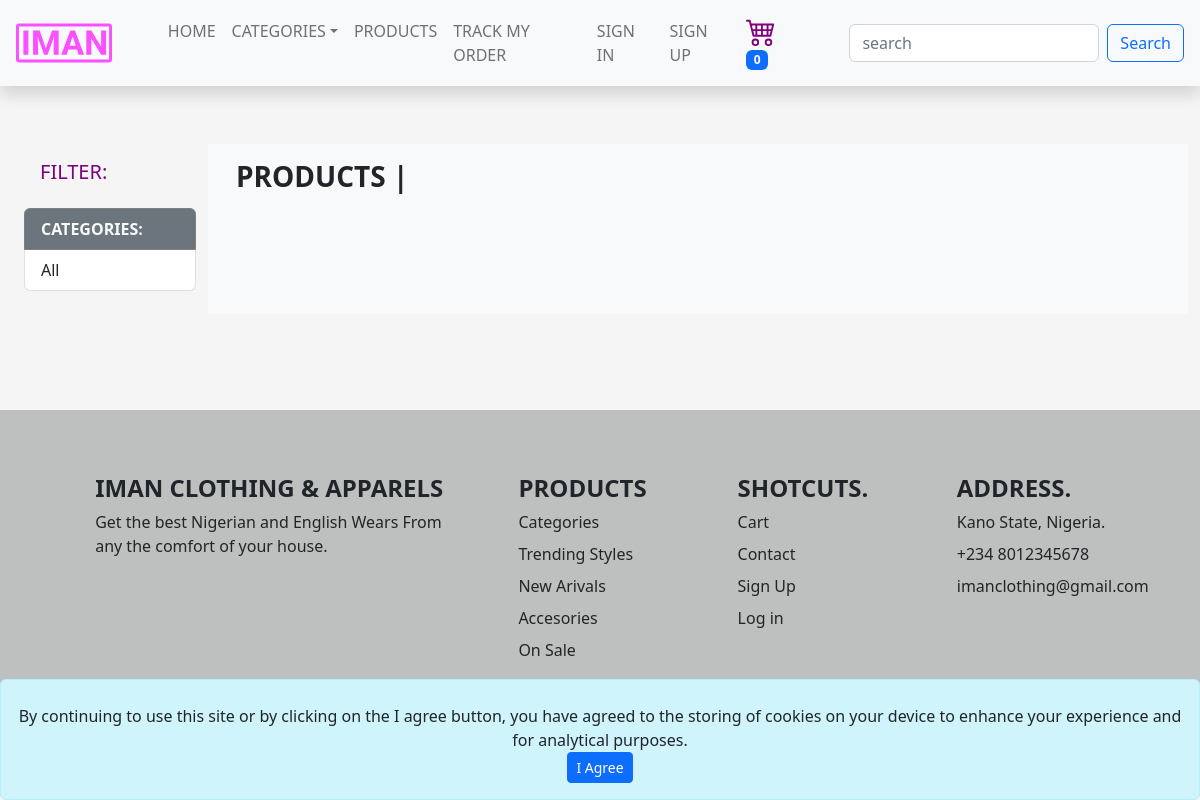
Before: /products/ with the older database file.
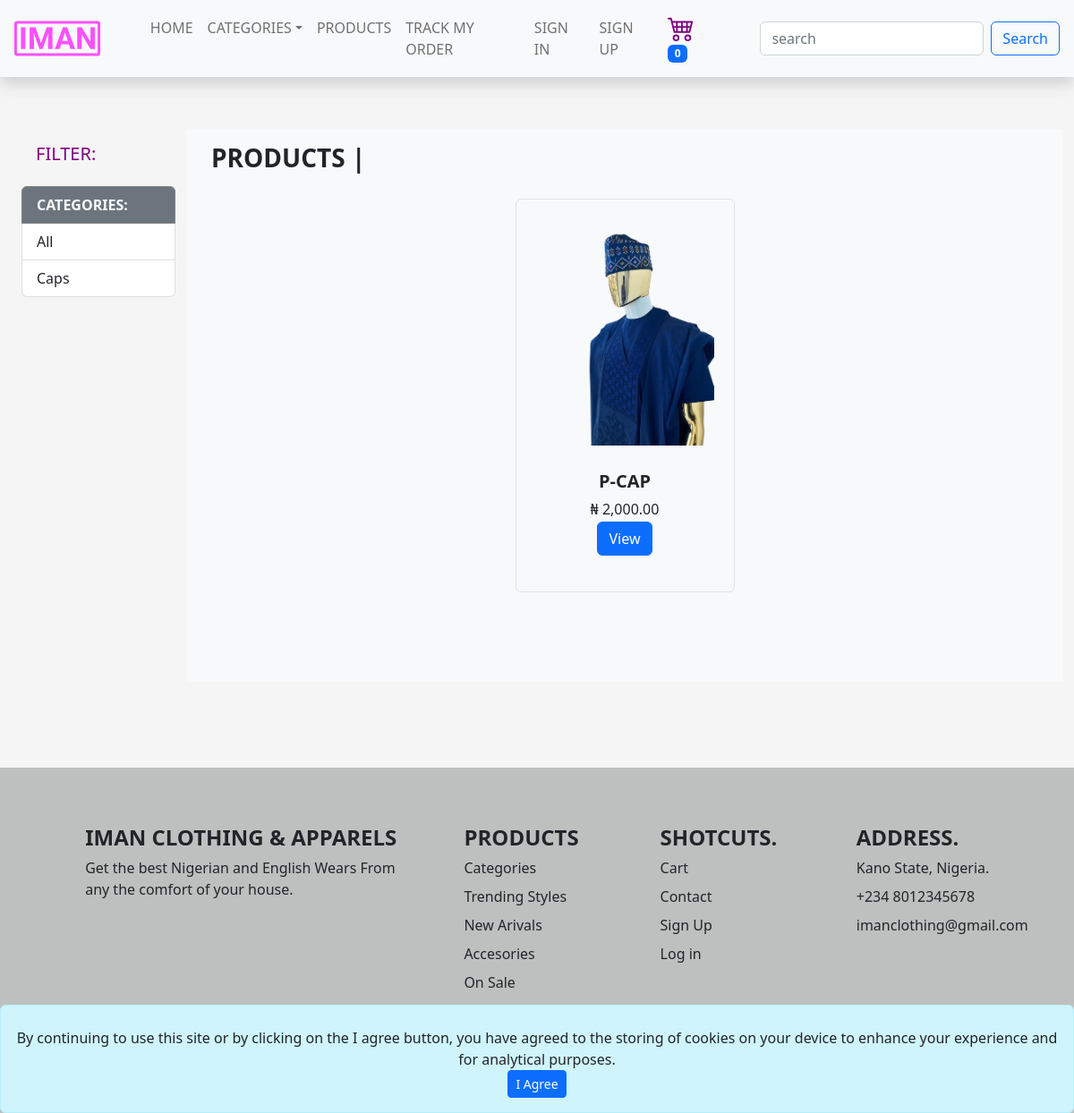
After: the same page with the newer database file.
### products/models.py (models this page shows, shortened)
class Category(models.Model):
    name = models.CharField(max_length=200, unique=True)
    image = models.ImageField(upload_to="categories", blank=True)
    added_at = models.DateTimeField(auto_now_add=True)
    added_by = models.ForeignKey(
        "user.User",
        on_delete=models.DO_NOTHING,
        limit_choices_to={"staff": True},
        related_name="categories_added",
    )
    slug = models.CharField(max_length=200, blank=True, default="")
    class Meta:
        verbose_name_plural = "categories"

class Product(models.Model):
    GENDER_CHOICES = [("M", "Male"), ("F", "Female"), ("U", "Unisex")]
    name = models.CharField(max_length=200)
    gender = models.CharField(max_length=1, choices=GENDER_CHOICES)
    category = models.ForeignKey(
        Category, on_delete=models.CASCADE, null=True, related_name="products"
    )
    sub_category = models.ForeignKey(
        SubCategory, on_delete=models.SET_NULL, null=True, related_name="products"
    )
    delivery_days = models.PositiveIntegerField()
    description = models.TextField()
    on_sale = models.BooleanField(default=False)
    store = models.ForeignKey(
        Store, on_delete=models.SET_NULL, null=True, related_name="products"
    )
    is_active = models.BooleanField(default=True)
    added_at = models.DateTimeField(auto_now_add=True)
    added_by = models.ForeignKey(
        "user.User",
        on_delete=models.DO_NOTHING,
        limit_choices_to={"staff": True},
        related_name="products_added",
    )
    slug = models.CharField(max_length=200, blank=True, default="")

class ProductImage(models.Model):
    product = models.ForeignKey(
        Product, on_delete=models.CASCADE, related_name="product_images"
    )
    image = models.ImageField(upload_to="product_images/")

class ProductVariant(models.Model):
    product = models.ForeignKey(
        Product, on_delete=models.CASCADE, related_name="product_variants"
    )
    size = models.ForeignKey(
        Size, on_delete=models.SET_NULL, null=True, related_name="product_variants"
    )
    color = models.ForeignKey(
        Color, on_delete=models.SET_NULL, null=True, related_name="product_variants"
    )
    price = models.DecimalField(max_digits=10, decimal_places=2)
    available_quantity = models.PositiveIntegerField()
    image = models.ImageField(upload_to="product_images/")
    active = models.BooleanField(default=True)

### products/views.py (the view)
# urls.py: path('products/', include('products.urls')),
def products(request):
    products = Product.objects.all()
    categories = Category.objects.all()
    return render(
        request,
        template_name="products/products.html",
        context={"products": products, "categories": categories},
    )

### base/cart_count_context.py (called while the page is built)
def get_cart_count(request):
    return {
        "cart_count": request.user.cart.count() if request.user.is_authenticated else Cart.objects.filter(
            device=request.COOKIES.get('device')).count() or '0'
    }

### base/categories_context.py (called while the page is built)
def get_categories(request):
    return {
        "menu_categories": Category.objects.all()
    }

### products/templates/products/products.html (shortened to what this page needs)
{% extends 'base/base.html' %} {% load static %}  {% block content %}
<section class="mt-4 px-2 px-md-4 px-lg-4">
  <div class="row my-5 py-5">
    <div class="col-sm-12 mb-2 col-md-4 col-lg-2">
      <h5 class="text-uppercase p-3" style="color: purple;">
        Filter:
      </h5>
      <ul class="list-group">
        <li class="list-group-item text-uppercase bg-secondary text-light fw-bold" style="border-color: grey;">
          Categories:
        </li>
        <li class="list-group-item">
          <a class="text-decoration-none text-dark" href="{%url 'products' %}">All</a>
        </li>
        {% for category in categories %}
        <li class="list-group-item">
          <a class="text-decoration-none text-dark"
            href="{%url 'filter_category' slug=category.slug %}">{{category.name|default:"All"}}</a>
        </li>
        {% endfor %}
      </ul>
    </div>
    <div class="col-sm-12 col-md-8 col-lg-10 bg-light">
      <div class="row">
        <div class="col-12">
          <h3 style="font-weight: 700;" class="p-3 text-uppercase">
            Products |
          </h3>
        </div>
      </div>
      <div class="row text-center justify-content-center  mb-5 pb-5">
        {% for product in products %}
        {% include 'products/product_card.html' with product=product %}
        {% endfor %}
      </div>
    </div>
  </div>
</section>
{% endblock %}

### base/templates/base/base.html (shortened to what this page needs)
{% load static %}
<!DOCTYPE html>
<html lang="en">
<head>
  <link rel="stylesheet" href="https://cdn.jsdelivr.net/npm/bootstrap@5.2.0/dist/css/bootstrap.min.css"
 />
  <link rel="stylesheet" href="{% static 'user/styles.css' %}">
</head>
<body>
  <header>
    <nav class="navbar navbar-expand-lg fixed-top px-3 bg-light shadow text-dark">
      <a class="navbar-brand me-5" href="/">
        <img src="{% static 'base/images/name.svg' %}" alt="IMAN" height="40px">
      </a>
      <div class="collapse navbar-collapse" id="navbarCollapse">
        <ul class="navbar-nav me-auto mb-2 mb-md-0 text-uppercase">
          <li class="nav-item">
            <a class="nav-link" aria-current="page" href="/">Home</a>
          </li>
          <li class="nav-item dropdown">
            <a class="nav-link dropdown-toggle" id="category_nav" data-toggle="dropdown" href="#" role="button"
              aria-haspopup="true" aria-expanded="false">Categories</a>
          </li>
          <li class="nav-item">
            <a class="nav-link" href="{% url 'products' %}">Products</a>
          </li>
          <li class="nav-item">
            <a class="nav-link" href="{% url 'track_order' %}">Track My Order</a>
          </li>
          {% if request.user.is_authenticated %}
          <li class="nav-item">
            <a class="nav-link" href="{% url 'profile' %}">My profile</a>
          </li>
          <li class="nav-item">
            <a class="nav-link text-danger" href="{% url 'logout' %}"><span class="mx-md-3 mx-lg-3">Logout</span></a>
          </li>
          {% else %}
          <li class="nav-item">
            <a class="nav-link" href="{% url 'login' %}">Sign In</a>
          </li>
          <li class="nav-item">
            <a class="nav-link" href="{% url 'create_account' %}">Sign Up</a>
          </li>
          {% endif %}
        </ul>
        <a class="nav-link m-2 me-sm-5" href="{% url 'shoping_cart' %}">
          <div class="badge bg-primary" id="cart-count">{{cart_count}}</div>
        </a>
        <form class="d-flex" role="search" action="{% url 'search_product' %}" method="get">
          <input class="form-control me-2" type="search" name="search_term" placeholder="search" aria-label="Search" />
          <button class="btn btn-outline-primary" type="submit">
            Search
          </button>
        </form>
      </div>
    </nav>
  </header>
  <main class="pt-5">
    {% block content %} {% endblock %}
  </main>
  <div id="cookie-banner" style=" position: fixed;bottom: 0;width: 100%;"
    class="text-center my-0 alert alert-info text-dark mt-5 pt-4" role="alert">
    By continuing to use this site or by clicking on the I agree button, you have agreed to the storing of cookies on
    your device to
    enhance your
    experience
    and for analytical purposes. <br />
    <button id="agree-to-cookies-btn" class="btn btn-primary btn-sm">I Agree</button>
  </div>
  <section id="contact" class="p-5 mt-5" style="background-color: rgb(190, 192, 191);">
    <div class="row align-items-start justify-content-evenly">
      <div class="col-lg-4 col-sm-12 col-md-12 m-3">
        <h4 class="fw-bold text-uppercase ">Iman Clothing &amp; Apparels</h4>
        <p>Get the best Nigerian and English Wears From any the comfort of your house.</p>
      </div>
      <div class="col-lg-2 col-sm-12 col-md-4 text-center my-3">
        <ul class="list-unstyled mb-0 text-sm-center text-md-start text-lg-start">
          <li>
            <h4 class="fw-bold text-uppercase"><a class="text-decoration-none text-dark"
                href="{% url 'products' %}">Products</a></h4>
          </li>
          <li class="my-2"><a href="{% url 'categories' %}" class="text-decoration-none text-dark">Categories</a></li>
          <li class="my-2"><a href="{% url 'categories' %}/trending" class="text-decoration-none text-dark">Trending
              Styles</a></li>
          <li class="my-2"><a href="{% url 'categories' %}/new_arrivals" class="text-decoration-none text-dark">New
              Arivals</a></li>
          <li class="my-2"><a href="{% url 'categories' %}/accesories"
              class="text-decoration-none text-dark">Accesories</a></li>
          <li class="my-2"><a href="{% url 'categories' %}/on_sale" class="text-decoration-none text-dark">On
              Sale</a></li>
        </ul>
      </div>
      <div class="col-lg-2 col-sm-12 col-md-4 text-center my-3">
        <ul class="list-unstyled mb-0 text-sm-center text-md-start text-lg-start">
          <li>
            <h4 class="fw-bold text-uppercase">Shotcuts.</h4>
          </li>
          <li class="my-2"><a href="{% url 'shoping_cart' %}" class="text-decoration-none text-dark">Cart</a></li>
          <li class="my-2"><a href="{% url 'contact' %}" class="text-decoration-none text-dark">Contact</a></li>
          <li class="my-2"><a href="{% url 'create_account' %}" class="text-decoration-none text-dark">Sign Up</a></li>
          <li class="my-2"><a href="{% url 'login' %}" class="text-decoration-none text-dark">Log in</a></li>
        </ul>
      </div>
      <div class="col-lg-2 col-sm-12 col-md-4 text-center my-3">
        <ul class="list-unstyled mb-0 text-sm-center text-md-start text-lg-start">
          <li>
            <h4 class="fw-bold text-uppercase">Address.</h4>
          </li>
          <li class="my-2">Kano State, Nigeria.</li>
          <li class="my-2">+234 8012345678</li>
          <li class="my-2">imanclothing@gmail.com</li>
        </ul>
      </div>
    </div>
  </section>
  <footer class="container py-2"
    style="min-width: 100%; max-width: 100%; height: auto;  background-color:rgb(190, 192, 191); display: flex; align-items: center; justify-content: space-between;">
    <p class="mx-2">
    </p>
    <p><a href="#"></a>
    </p>
  </footer>
</body>
</html>

### products/templates/products/product_card.html
{% load humanize %}
<div class="col-sm-8 col-md-5 col-lg-3 border rounded text-center pb-4 bg-light m-1">
    <div class="col-12">
        <a href="{% url 'products_details' id=product.id slug=product.slug %}">
            <img src="{{product.product_images.first.image.url}}" alt="product image" style="object-fit: contain;"
                height="300px" width="200px" />
        </a>
    </div>
    <div class="card-body align-items-end">
        <a href="{% url 'products_details' id=product.id slug=product.slug %}" style="font-weight: 600;"
            class="text-decoration-none text-start text-dark fs-5 pt-2 text-uppercase">
            <div class="card-title text-center">
                {{product.name}}
            </div>
        </a>
        <span>&#8358; {{product.product_variants.first.price|intcomma}}</span>
        <br />
        {% if product.product_variants.first.available_quantity %}
        <p class="text-success">
            <a href="{% url 'products_details' id=product.id slug=product.slug %}" class="btn btn-primary">View</a>
        </p>
        {% else %}
        <p class="text-danger">
            Out of stock!
        </p>
        {% endif %}
    </div>
</div>

Changed rows visible on the page:
added Category: name "Caps"
added Product: product_images.first.image (picture), name "P-CAP", product_variants.first.price "2,000.00"
